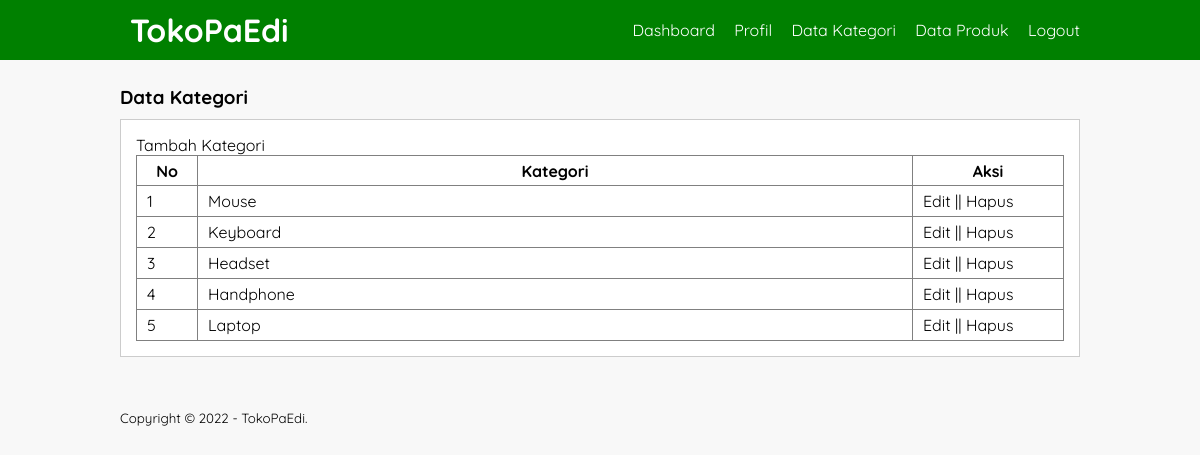
/data-kategori.php (signed in), run on the app's committed database.
### tables this page shows
CREATE TABLE `tb_kategori` (
  `id_kategori` int(11) NOT NULL,
  `nama_kategori` varchar(25) NOT NULL
);

### data-kategori.php (the view, shortened to what this page needs)
<?php
	include 'db.php';
?>
<!DOCTYPE html>
<html>
<head>
	<link rel="stylesheet" type="text/css" href="style.css">
</head>
<body>
	<header>
		<div class="container">
		<h1><a href="dashboard.php">TokoPaEdi</a></h1>
		<ul>
			<li><a href="dashboard.php">Dashboard</a></li>
			<li><a href="profil.php">Profil</a></li>
			<li><a href="data-kategori.php">Data Kategori</a></li>
			<li><a href="data-produk.php">Data Produk</a></li>
			<li><a href="logout.php">Logout</a></li>
		</ul>
	</div>
	</header>
	<div class="section">
		<div class="container">
			<h3>Data Kategori</h3>
			<div class="box">
				<p><a href="tambah-kategori.php">Tambah Kategori</a></p>
				<table border="1" cellspacing="0" class="table">
					<thead>
						<tr>
							<th width ="60px">No</th>
							<th>Kategori</th>
							<th width="150px">Aksi</th>
						</tr>
					</thead>
					<tbody>
						<?php
							$no = 1;
							$kategori = mysqli_query($conn, "SELECT * FROM tb_kategori ORDER BY id_kategori DESC");
							if(mysqli_num_rows($kategori) > 0)
							{
							while($row = mysqli_fetch_array($kategori))
							{
						?>
						<tr>
							<td><?php echo $no++ ?></td>
							<td><?php echo $row['nama_kategori']?></td>
							<td>
								<a href="edit-kategori.php?id=<?php echo $row['id_kategori'] ?>">Edit</a> || <a href="proses-hapus.php?idk=<?php echo $row['id_kategori'] ?>" onclick="return confirm('Yakin ingin hapus?')">Hapus</a>
							</td>
						</tr>
						<?php }} else{ ?>
							<tr>
								<td colspan="3">Tidak ada data</td>
							</tr>
						<?php } ?>
					</tbody>
				</table>
			</div>
		</div>
		<footer>
			<div class="container">
				<small>Copyright &copy; 2022 - TokoPaEdi.</small>
			</div>
		</footer>
</body>
</html>

### style.css (style rules this page uses)
* { padding: 0; margin: 0; font-family: 'Quicksand', sans-serif; }
body { background-color: #f8f8f8; }
* { color: inherit; text-decoration: none; }
header { background-color: #008000; color: #fff; }
header h1 { float: left; padding:10px; }
header ul { float: right; }
header ul li { display: inline-block; }
header ul li a { padding: 20px 0 20px 15px; display: inline-block; }
footer { padding:25px 0; }
.container { width: 80%; margin:0 auto; }
.container:after { content: ''; display: block; clear: both; }
.section { padding:25px 0; }
.box { background-color: #fff; border:1px solid #ccc; padding: 15px; box-sizing: border-box; margin:10px 0 25px 0; }
.box:after { content: ''; display: block; clear: both; }
.table { width: 100%; border-collapse: collapse; }
.table tr { height: 30px; }
.table tr td { padding: 5px 10px; }

### data on the page
tb_kategori: nama_kategori "Mouse"
tb_kategori: nama_kategori "Keyboard"
tb_kategori: nama_kategori "Headset"
tb_kategori: nama_kategori "Handphone"
tb_kategori: nama_kategori "Laptop"
